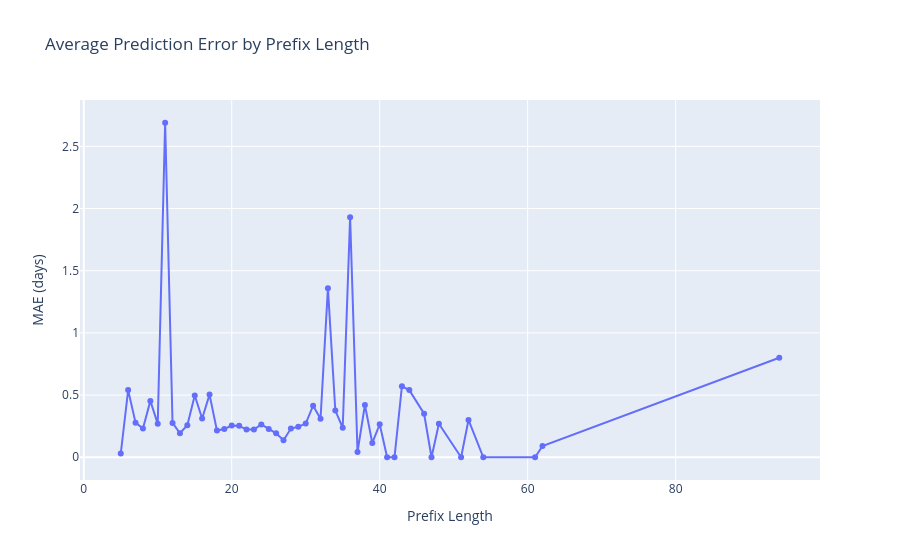

The notebook cell saved with this chart:
### Code cell
results_df = pd.DataFrame({
    'case_id': prefix_log_test['case::case:concept:name'].values,
    'prefix_length': prefix_log_test['meta::prefix_length'].values,
    'actual': y_test.values,
    'predicted': y_pred,
    'error': abs(y_test.values - y_pred)
})

mae_by_prefix = results_df.groupby('prefix_length').apply(
    lambda g: mean_absolute_error(g['actual'], g['predicted'])
).reset_index()
mae_by_prefix.columns = ['Prefix Length', 'MAE (days)']

fig = px.line(
    mae_by_prefix,
    x='Prefix Length',
    y='MAE (days)',
    title='Average Prediction Error by Prefix Length',
    markers=True
)
fig.show()

### Figure 1 — Plotly figure (JSON) as saved in the notebook; plotly's stock layout.template omitted (floating-point values rounded to 4 significant figures)
{"data": [{"hovertemplate": "Prefix Length=%{x}<br>MAE (days)=%{y}<extra></extra>", "legendgroup": "", "line": {"color": "#636efa", "dash": "solid"}, "marker": {"symbol": "circle"}, "mode": "lines+markers", "name": "", "orientation": "v", "showlegend": false, "type": "scatter", "x": [5, 6, 7, 8, 9, 10, 11, 12, 13, 14, 15, 16, 17, 18, 19, 20, 21, 22, 23, 24, 25, 26, 27, 28, 29, 30, 31, 32, 33, 34, 35, 36, 37, 38, 39, 40, 41, 42, 43, 44, 46, 47, 48, 51, 52, 54, 61, 62, 94], "xaxis": "x", "y": [0.03, 0.54, 0.2783, 0.2312, 0.4533, 0.2685, 2.69, 0.2762, 0.1928, 0.2569, 0.4962, 0.3118, 0.5036, 0.2154, 0.2264, 0.2551, 0.2524, 0.2233, 0.2235, 0.2642, 0.2276, 0.192, 0.1371, 0.231, 0.2454, 0.2705, 0.4146, 0.3087, 1.36, 0.375, 0.2371, 1.93, 0.0425, 0.42, 0.115, 0.265, 0.0, 0.0, 0.57, 0.54, 0.35, 0.0, 0.27, 0.0, 0.3, 0.0, 0.0, 0.09, 0.8], "yaxis": "y"}], "layout": {"legend": {"tracegroupgap": 0}, "title": {"text": "Average Prediction Error by Prefix Length"}, "xaxis": {"anchor": "y", "domain": [0, 1], "title": {"text": "Prefix Length"}}, "yaxis": {"anchor": "x", "domain": [0, 1], "title": {"text": "MAE (days)"}}}}
